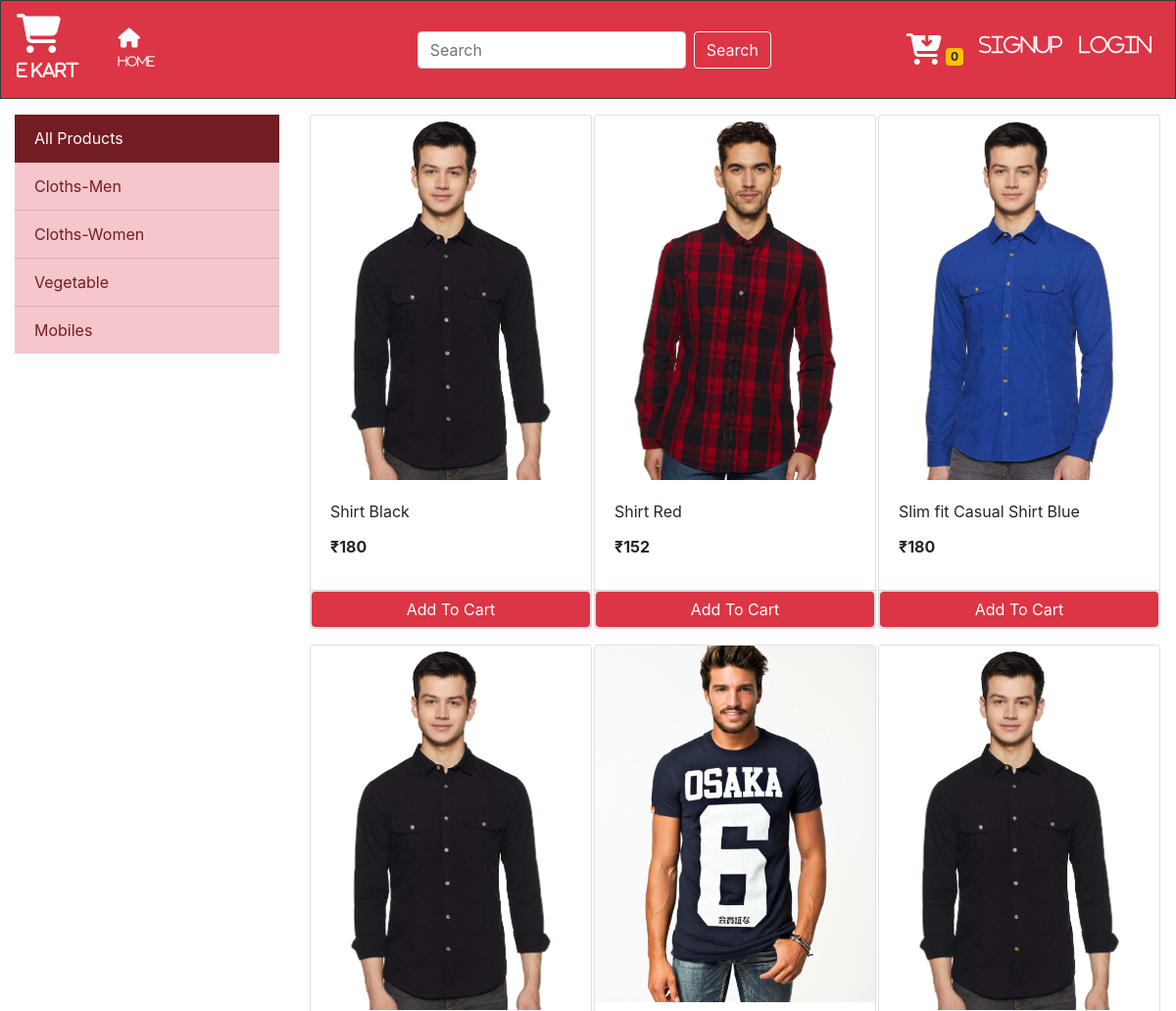
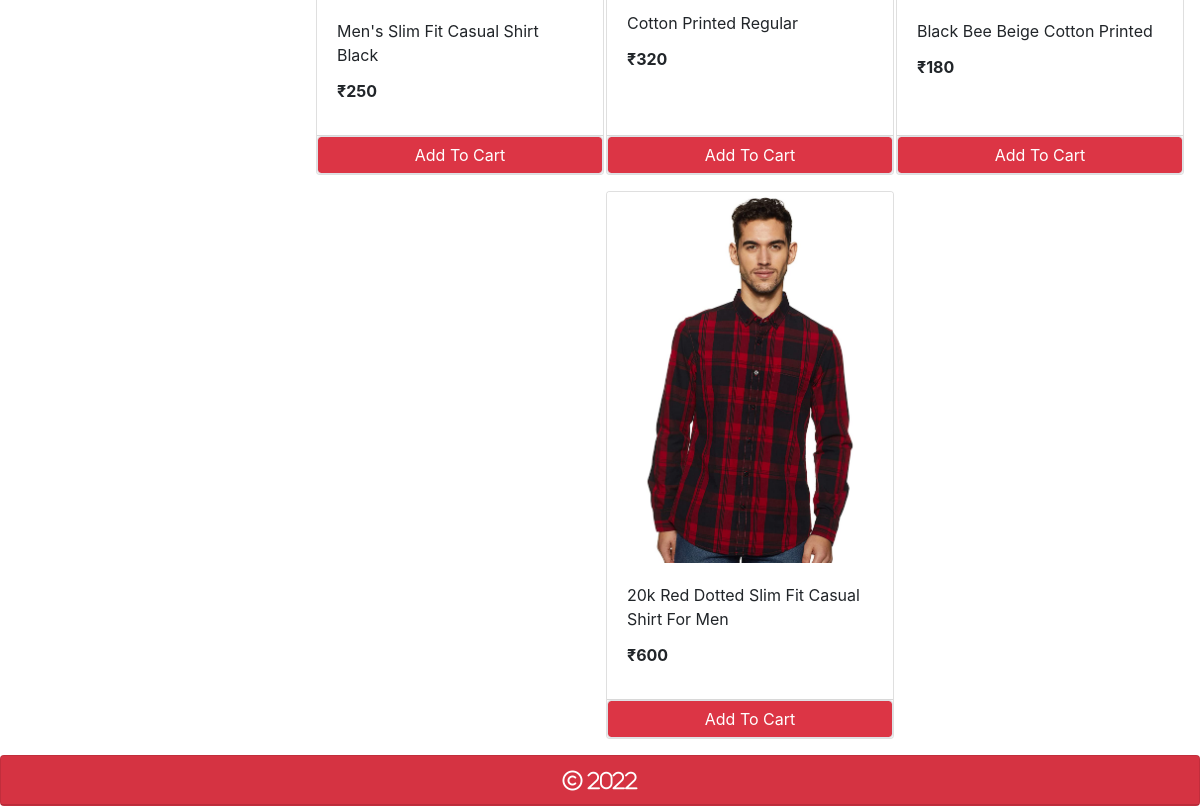
/?category=1, run on the app's committed database (2 pictures, top to bottom).
### store/models/category.py (models this page shows, shortened)
class Category(models.Model):
    name = models.CharField(max_length=20)
    @staticmethod
    def get_all_categories():
        return Category.objects.all()

### store/models/product.py (models this page shows, shortened)
class Product(models.Model):
    name = models.CharField(max_length=50)
    price = models.IntegerField(default=0)
    category = models.ForeignKey(Category, on_delete=models.CASCADE, default=1)
    description = models.CharField(max_length=200, default='', null=True, blank=True)
    image = models.ImageField(upload_to='uploads/products/')
    @staticmethod
    def get_all_categories_by_categoryid(category_id):
        if category_id:
            return Product.objects.filter(category = category_id)
        else:
            return Product.get_all_products();

### store/views/home.py (the view, shortened to what this page needs)
# urls.py: path('', Index.as_view(), name='homepage'),
class Index(View):
    def get(self, request):
        cart = request.session.get('cart')
        if not cart:
            request.session['cart'] = {}
        products = None
        categories = Category.get_all_categories()
        categoryID = request.GET.get('category')
        if categoryID:
            products = Product.get_all_categories_by_categoryid(categoryID)
        else:
            products = Product.get_all_products();
        data = {}
        data['products'] = products
        data['categories'] = categories
        print('You are ', request.session.get('email'))
        return render(request, 'index.html', data)

### store/templatetags/cart.py (called while the page is built)
@register.filter(name='is_in_cart')
def is_in_cart(product, cart):
    keys = cart.keys()
    for id in keys:
        if int(id) == product.id:
            return True
    return False

### store/templatetags/custom_filter.py (called while the page is built)
@register.filter(name='currency')
def currency(number):
    return "₹"+str(number)

### store/templates/index.html (shortened to what this page needs)
{% extends 'base.html' %}
{% block content %}
{% load cart %}
{% load custom_filter%}
    <div class="container-fluid mt-3 mx-auto">
        <div class="row">
          <div class="col-lg-3">
            <div class="list-group-flush">
              <a href="/" class="list-group-item list-group-item-action list-group-item-danger active">All Products</a>
              {% for category in categories %}
                <a href="/?category={{category.id}}" class="list-group-item list-group-item-action list-group-item-danger">{{category.name}}</a>
              {% endfor %}
            </div>
          </div>
          <div id="products" class="col-lg-9 mx-auto">
            <div class="row mx-auto">
              {% for product in products %}
              <div class="card mx-auto mb-3" id={{product.id}} style="width: 18rem;">
                <img class="card-img-top" src="{{product.image.url}}" alt="Card image cap">
                <div class="card-body">
                  <p class="card-title">{{product.name}}</p>
                  <p class="card-title"><b>{{product.price|currency}}</b></p>
                </div>
                <div class="card-footer p-0 no-gutters">
                  {% if product|is_in_cart:request.session.cart %}
                    <div class="row no-gutters">
                      <form action="/#{{product.id}}" method="post" class="col-2">
                        {% csrf_token %}
                        <input hidden type="text" name="product" value='{{product.id}}'>
                        <input hidden type="text" name="remove" value='True'>
                        <input type="submit" value=" - " class="btn-block btn-outline-danger">
                      </form>
                      <div class="text-center col bg-danger text-white">{{product|cart_quantity:request.session.cart}} in Cart</div>
                      <form action="/#{{product.id}}" method="post" class="col-2">
                        {% csrf_token %}
                        <input hidden type="text" name="product" value='{{product.id}}'>
                        <input type="submit" value=" + " class="btn-block btn-outline-danger">
                      </form>
                    </div>
                  {% else %}
                    <form action="/#{{product.id}}" method="POST" class="btn-block">
                      <input type="submit" class="float-right btn btn-danger border form-control" value="Add To Cart">
                    </form>
                  {% endif %}
                </div>
              </div>
              {% endfor %}
              </div>
          </div>
        </div>
    </div>
{% endblock %}

### data on the page
Category: name "Cloths-Men"
Category: name "Cloths-Women"
Category: name "Vegetable"
Category: name "Mobiles"
Product: {{ product.id }} 1 (drawn), image (picture), name "Shirt Black", price "₹180"
Product: image (picture), name "Shirt Red", price "₹152"
Product: image (picture), name "Slim fit Casual Shirt Blue", price "₹180"
Product: image (picture), name "Men's Slim Fit Casual Shirt Black", price "₹250"
Product: image (picture), name "Cotton Printed Regular", price "₹320"
Product: image (picture), name "Black Bee Beige Cotton Printed", price "₹180"
Product: {{ product.id }} 18 (drawn), image (picture), name "20k Red Dotted Slim Fit Casual Shirt For Men", price "₹600"

### other printed values
{{ request.session.cart.keys|length }} "0"
